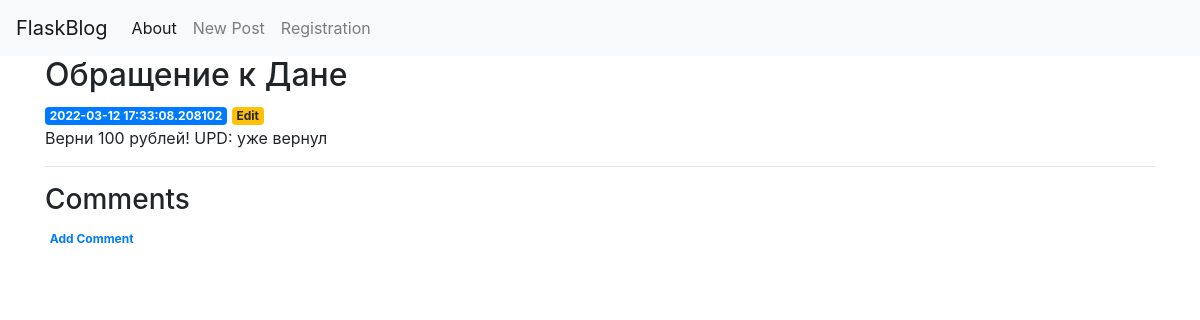
Page /3 on the committed database.
### app/models.py (models this page shows)
class Post(db.Model):
    __tablename__ = 'posts'
    id = db.Column(db.Integer(), primary_key=True)
    created = db.Column(db.DateTime(), default= datetime.utcnow())
    title= db.Column(db.Text(), nullable=False)
    content = db.Column(db.Text(), nullable=False)
    comments = db.relationship('Comment', backref='post', lazy='dynamic')

### app/views.py (the view)
@app.route('/<int:post_id>')
def post(post_id):
    post = get_post(post_id)
    comments = get_comments(post_id)
    if post is None:
        abort(404)
    return render_template('post.html', post=post, comments=comments)

### app/alchemy_repositories.py (called while the page is built)
def get_post(post_id):
    return Post.query.get(post_id)

def get_comments(post_id):
    post = Post.query.get(post_id)
    comments = post.comments.all()
    return comments

### app/templates/post.html (shortened to what this page needs)
{% extends 'base.html' %}
{% block content %}
    <h2>{% block title %} {{ post['title'] }} {% endblock %}</h2>
    <span class="badge badge-primary">{{ post['created'] }}</span>
    <a href="{{ url_for('edit', id=post['id']) }}">
            <span class="badge badge-warning">Edit</span>
    </a>
    <p>{{ post['content'] }}</p>
    <hr>
    <h3>Comments</h3>
    <a href="{{ url_for('create_comment', post_id=post['id']) }}">
            <span class="badge">Add Comment</span>
    </a>
{% endblock %}

### rows in the picture
Post: title "Обращение к Дане", created "2022-03-12 17:33:08.208102", content "Верни 100 рублей! UPD: уже вернул"
